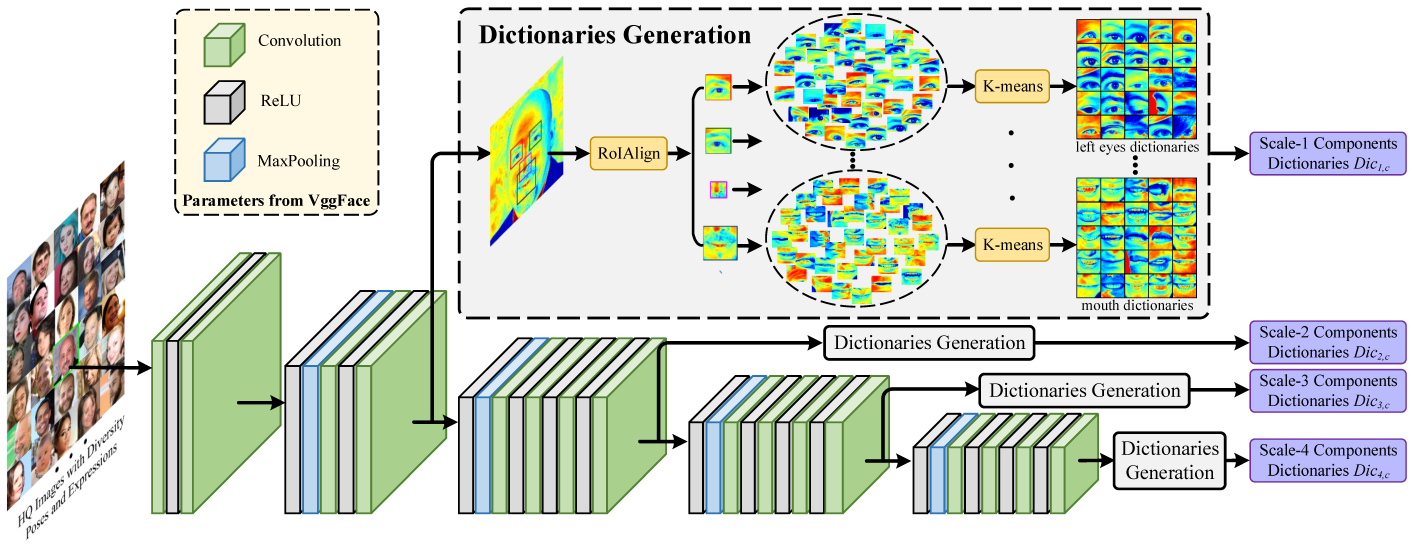
#> input picture Imgs/pipeline_a.png, 7059 x 2722 px, given in place of content.png, which was not available (shown at 1/5 size)
$ jupyter execute --allow-errors DFDNet_Colab_Rus.ipynb   (shell and % lines are left out)   (text cells are left out)
#> lines starting #> are read from the running program, lines starting #| are printed output that depends on the picture; pictures that were not available may be replaced by others from this repository, and a replacement may not be noted
### data/image_folder.py
###############################################################################
# Code from
# https://github.com/pytorch/vision/blob/master/torchvision/datasets/folder.py
# Modified the original code so that it also loads images from the current
# directory as well as the subdirectories
###############################################################################

import torch.utils.data as data

from PIL import Image
import os
import os.path

IMG_EXTENSIONS = [
    '.jpg', '.JPG', '.jpeg', '.JPEG',
    '.png', '.PNG', '.ppm', '.PPM', '.bmp', '.BMP',
]


def is_image_file(filename):
    return any(filename.endswith(extension) for extension in IMG_EXTENSIONS)


def make_dataset(dirs):
    images = []
    assert os.path.isdir(dirs), '%s is not a valid directory' % dirs

    for root, _, fnames in sorted(os.walk(dirs)):
        fnames.sort()
        for fname in fnames:
            if is_image_file(fname):
                path = os.path.join(root, fname)
                images.append(path)

    return images


def default_loader(path):
    return Image.open(path).convert('RGB')


class ImageFolder(data.Dataset):

    # [23 lines left out: functions __init__, __getitem__, not called in this run]

    def __len__(self):
        return len(self.imgs)

### DFDNet_Colab_Rus.ipynb
[cell 1]
#@title <b><font color="red" size="+3">←</font><font color="black" size="+3"> Клонируем репозиторий и устанавливаем все необходимые компоненты</font></b>

from google.colab import drive
from IPython.display import clear_output
from google.colab import files
from PIL import Image
import matplotlib.pyplot as plt
import warnings
import os

warnings.filterwarnings("ignore")


os.chdir('/content/DFDNet/FaceLandmarkDetection/')
os.chdir('/content/')
clear_output()

[cell 2]
#@title <b><font color="red" size="+3">←</font><font color="black" size="+3"> Сохраняем веса предобученной модели и монтируем гугл драйв</font></b>
#@markdown *Внимание! Если веса уже сохранены, то запустите этот блок и только смонтируйте Гугл Драйв.*

print("Перейдите по следующей ссылке:")
print("https://drive.google.com/drive/folders/1bayYIUMCSGmoFPyd4Uu2Uwn347RW-vl5")
print("ткните правой кнопкой мыши по 'DFDNet' (сверху по центру)")
print("и нажмите 'Добавить ярлык на Диск'\n")
print("После этого перейдите по ссылке ниже, выберите аккаунт, куда сохранили предобученную модель,")
print("нажмите на кнопку 'Разрешить', скопируйте авторизационный код в нижнее поле и нажмите Enter.")
drive.mount('/content/drive')
clear_output()

[cell 3]
#@title <b><font color="red" size="+3">←</font><font color="black" size="+3"> Копируем веса в Колаб</font></b>

print("0%/100%   Copying has started and will take about 4 minutes.")
print("33%/100%  Checkpoints copied")
print("66%/100%  Weights copied")
print("100%/100% Dictionary copied")

[cell 4]
#@title <b><font color="red" size="+3">←</font><font color="black" size="+3"> Загружаем изображение с одним лицом</font></b>

uploaded = list(files.upload().keys())
#> the answer given: pipeline_a.png

if len(uploaded) > 1:
  raise ValueError('You cannot upload more than one audio at a time!')

cont = uploaded[0]
CONTENT_FILENAME = "content." + cont.split(".")[-1]
os.rename(cont, CONTENT_FILENAME)
content_path = "/content/DFDNet/TestData/TestWhole/" + CONTENT_FILENAME

pil_content = Image.open(content_path)
#> pil_content is the input picture: PIL image 7059x2722 RGB; mean R, G, B 209.3, 217, 206.2
(cont_width, cont_height) = pil_content.size
#> cont_width = 7059; cont_height = 2722
resize_cont = max(cont_width, cont_height)/256
#> resize_cont = 27.57

clear_output()
display(pil_content.resize((int(cont_width/resize_cont), int(cont_height/resize_cont))))
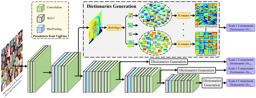
#> shown: PIL image 256x98 RGB; mean R, G, B 209.1, 216.8, 205.9

[cell 5]
#@title <b><font color="red" size="+3">←</font><font color="black" size="+3"> Запускаем улучшение</font></b>

upscale_factor = 4 #@param {type:"slider", min:1, max:4, step:1}
os.chdir('/content/DFDNet/')
clear_output()
enchance_face_path = '/content/DFDNet/Results/TestWholeResults/Step3_RestoreCropFace/' + CONTENT_FILENAME
try:
  pil_result = Image.open(enchance_face_path)
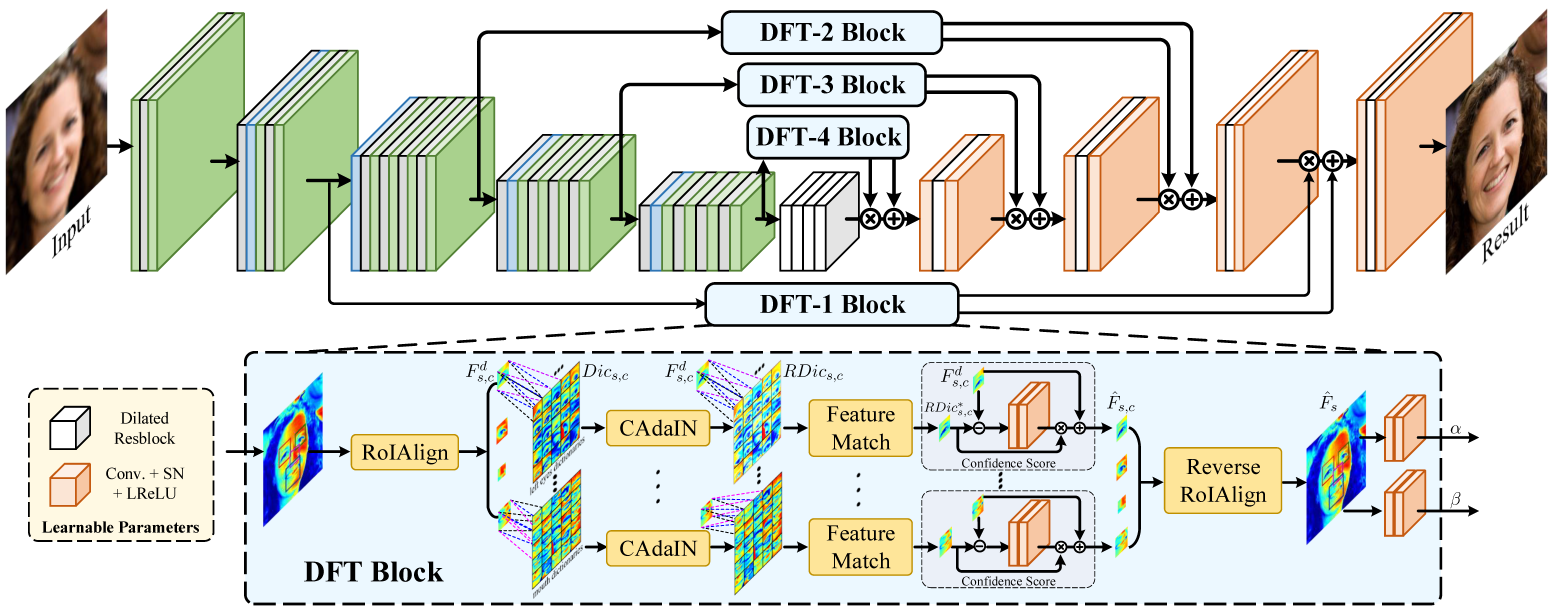
#> input picture Imgs/pipeline_b.png, 7768 x 3066 px, given in place of content.png, which was not available (shown at 1/5 size)
#> pil_result is the input picture: PIL image 7768x3066 RGB; mean R, G, B 216.7, 218.5, 210.5
  (res_width, res_height) = pil_result.size
#> res_width = 7768; res_height = 3066
  resize_res = max(res_width, res_height)/256
#> resize_res = 30.34
  display(pil_result.resize((int(res_width/resize_res), int(res_height/resize_res))))
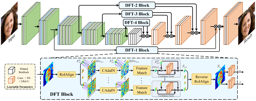
#> shown: PIL image 256x101 RGB; mean R, G, B 216.4, 218.2, 210
except: pass
